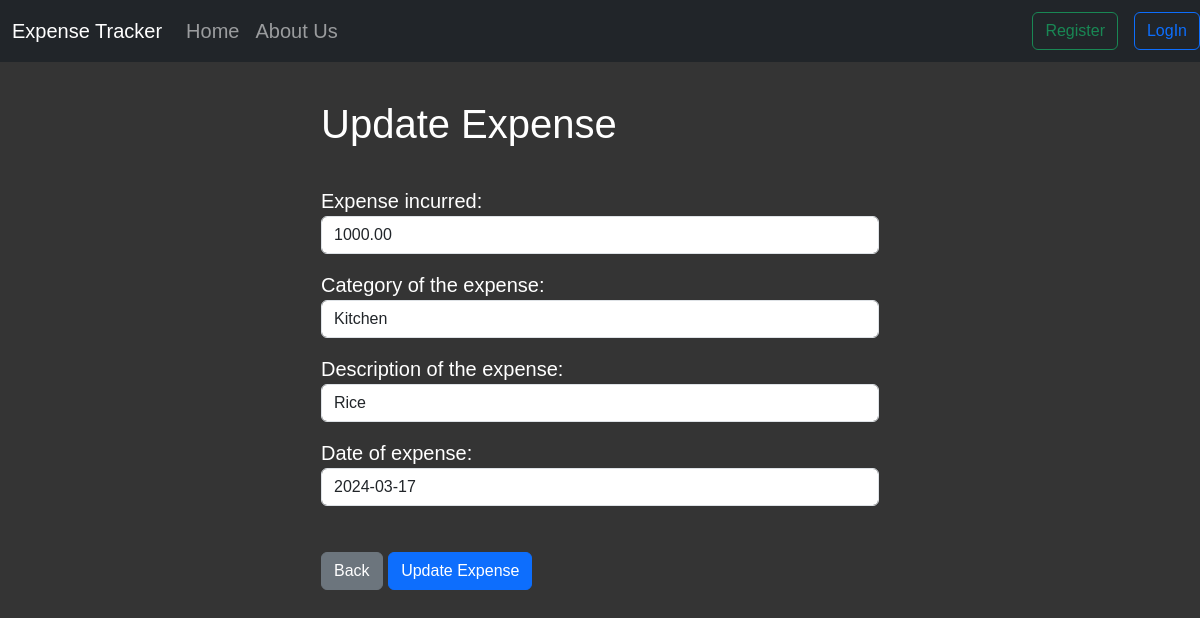
The page /update_expense/3 on the database its author committed.
### website/models.py (models this page shows, shortened)
class Expense(models.Model):
    id = models.AutoField(primary_key=True)
    created_at = models.DateTimeField(auto_now_add=True)
    user = models.ForeignKey(User, on_delete=models.CASCADE)
    amount = models.DecimalField(max_digits=10, decimal_places=2)
    category = models.CharField(max_length=200)
    date = models.DateField()
    description = models.CharField(max_length=200)

### website/views.py (the view)
# urls.py: path('update_expense/<int:pk>',
def update_expense(request, pk):
    current_expense = Expense.objects.get(id=pk)
    if request.method == 'POST':
        form = ExpenseForm(request.POST, instance=current_expense)
        if form.is_valid():
            form.save()
            messages.success(
                request, "You have successfully updated the expense!")
            return redirect('userProfile')
    else:
        form = ExpenseForm(instance=current_expense)
    return render(request, 'update_expense.html', {'form': form})

### website/forms.py
class ExpenseForm(forms.ModelForm):
    amount = forms.CharField(required=True, widget=forms.widgets.TextInput(
        attrs={"placeholder": "Amount", "class": "form-control"}), label=" Expense incurred")
    category = forms.CharField(required=True, widget=forms.widgets.TextInput(
        attrs={"placeholder": "Category", "class": "form-control"}), label="Category of the expense")
    description = forms.CharField(required=True, widget=forms.widgets.TextInput(
        attrs={"placeholder": "Description", "class": "form-control"}), label="Description of the expense")
    date = forms.DateField(required=True, widget=forms.widgets.TextInput(
        attrs={"placeholder": "YYYY-MM-DD", "class": "form-control datepicker"}), label="Date of expense")
    class Meta:
        model = Expense
        fields = ('amount', 'category', 'description', 'date')

### website/templates/update_expense.html (shortened to what this page needs)
{% extends 'base.html' %} {% block content %}
<!DOCTYPE html>
<html lang="en">
  <head>
  </head>
  <body>
    <div class="col-md-6 offset-md-3">
      <h1>Update Expense</h1>
      <br />
      <form method="POST">
        {% csrf_token %} {{ form.as_p }}
        <br />
        <a href="{% url 'userProfile' %}" class="btn btn-secondary">Back</a>
        <button type="submit" class="btn btn-primary">Update Expense</button>
      </form>
    </div>
  </body>
</html>
{% endblock %}

### website/templates/styles.css (style rules this page uses)
body { background-color: rgb(52, 52, 52); color: white; font-family: "Gill Sans", "Gill Sans MT", Calibri, "Trebuchet MS", sans-serif; }

### website/templates/base.html (style rules this page uses)
body { background-color: rgb(52, 52, 52); color: white; font-family: "Gill Sans", "Gill Sans MT", Calibri, "Trebuchet MS", sans-serif; }

### rows shown on the page
Expense: amount "1000.00", category "Kitchen", description "Rice", date "2024-03-17"
